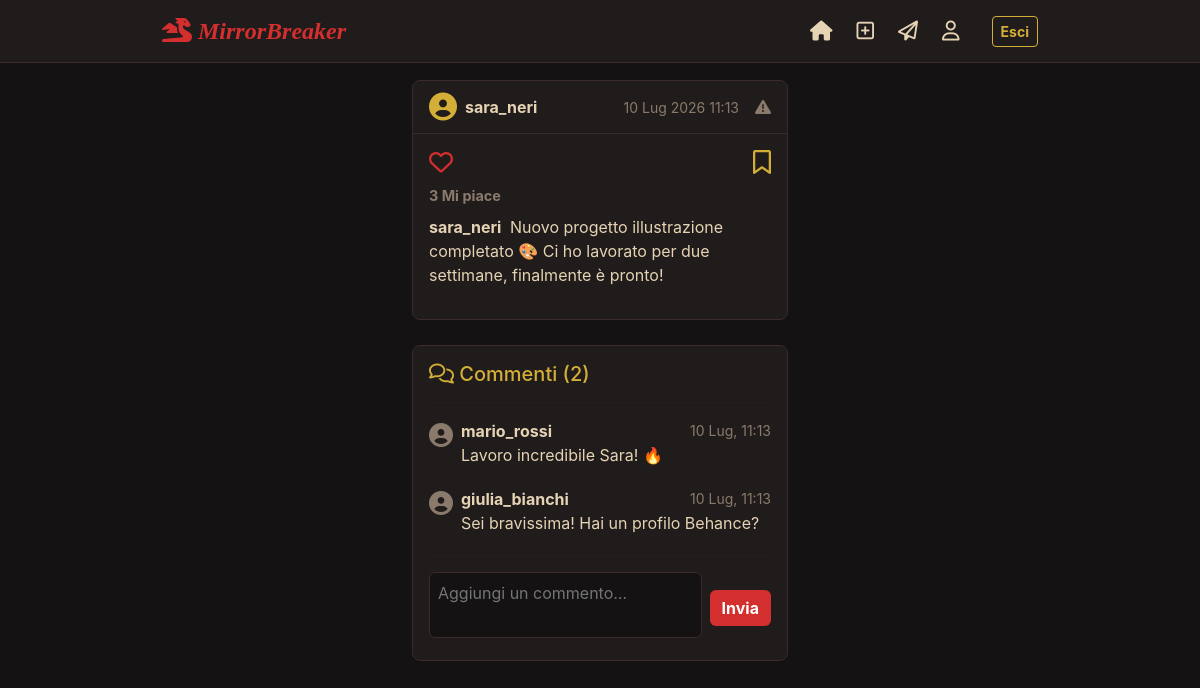
Page /posts/16/ (signed in) on the committed database.
### posts/models.py (models this page shows, shortened)
class Post(models.Model):
    autore         = models.ForeignKey(
        settings.AUTH_USER_MODEL,       # <-- mai importare CustomUser direttamente
        on_delete=models.CASCADE,
        related_name='posts',           # user.posts.all()
    )
    caption        = models.TextField(max_length=2200, blank=True)
    data_creazione = models.DateTimeField(default=timezone.now)
    aggiornato_il  = models.DateTimeField(auto_now=True)
    archiviato     = models.BooleanField(default=False)
    eliminato_da_moderatore = models.BooleanField(default=False)
    like       = models.ManyToManyField(settings.AUTH_USER_MODEL, related_name='post_con_like',  blank=True)
    salvati_da = models.ManyToManyField(settings.AUTH_USER_MODEL, related_name='post_salvati',   blank=True)
    class Meta:
        ordering = ['-data_creazione']
    @property
    def num_like(self):
        return self.like.count()
    @property
    def num_commenti(self):
        return self.commenti.filter(risposta_a__isnull=True).count()

class Commento(models.Model):
    post           = models.ForeignKey(Post, on_delete=models.CASCADE, related_name='commenti')
    autore         = models.ForeignKey(settings.AUTH_USER_MODEL, on_delete=models.CASCADE, related_name='commenti')
    testo          = models.TextField(max_length=1000)
    data_creazione = models.DateTimeField(default=timezone.now)
    risposta_a     = models.ForeignKey(
        'self', null=True, blank=True,
        on_delete=models.CASCADE, related_name='risposte',
    )
    like = models.ManyToManyField(settings.AUTH_USER_MODEL, related_name='commenti_con_like', blank=True)
    class Meta:
        ordering = ['data_creazione']

### users/models.py (models this page shows, shortened)
class CustomUser(AbstractUser):
    ROLE_CHOICES = (
        ('standard',  'Utente Standard'),
        ('moderator', 'Moderatore'),
    )
    ruolo = models.CharField(max_length=20, choices=ROLE_CHOICES, default='standard')
    immagine_profilo = models.ImageField(upload_to='avatars/', null=True, blank=True)
    bio              = models.TextField(max_length=500, blank=True)
    link_sito        = models.URLField(max_length=200, blank=True)
    data_nascita     = models.DateField(null=True, blank=True)
    account_privato  = models.BooleanField(default=False)
    is_banned        = models.BooleanField(default=False)   # gestito dal moderatore
    following = models.ManyToManyField(
        'self',
        symmetrical=False,
        related_name='followers',
        blank=True,
    )
    richieste_follow = models.ManyToManyField(
        'self',
        symmetrical=False,
        related_name='richieste_in_arrivo',
        blank=True,
    )
    @property
    def is_moderator(self):
        return self.ruolo == 'moderator'

### posts/views.py (the view)
# urls.py: path('<int:pk>/',                     views.dettaglio_post_view,              name='dettaglio'),
@login_required
def dettaglio_post_view(request, pk):
    post = get_object_or_404(Post, pk=pk, eliminato_da_moderatore=False)
    if (post.autore.account_privato
            and request.user not in post.autore.followers.all()
            and request.user != post.autore):
        return HttpResponseForbidden("Questo account è privato.")
    commento_form = CommentoForm()
    commenti_top  = post.commenti.filter(risposta_a__isnull=True).prefetch_related('risposte', 'like')
    return render(request, 'posts/dettaglio_post.html', {
        'post':          post,
        'commenti':      commenti_top,
        'commento_form': commento_form,
        'liked':         request.user in post.like.all(),
        'salvato':       request.user in post.salvati_da.all(),
    })

### posts/forms.py (shortened to what this page needs)
class CommentoForm(forms.ModelForm):
    class Meta:
        model  = Commento
        fields = ('testo',)
        widgets = {
            'testo': forms.Textarea(attrs={
                'rows': 2,
                'maxlength': 1000,
                'placeholder': 'Aggiungi un commento…',
            }),
        }

### templates/posts/dettaglio_post.html (shortened to what this page needs)
{% extends 'base.html' %}
{% load static %}
{% block content %}
<div class="row justify-content-center mt-4">
    <div class="col-md-10 col-lg-8">
        <div class="post-card">
            <div class="post-header d-flex justify-content-between align-items-center">
                <a href="{% url 'users:profilo' post.autore.username %}" class="d-flex align-items-center text-decoration-none">
                    <i class="fa-solid fa-circle-user fs-3 me-2" style="color: var(--kiki-gold);"></i>
                    <span class="fw-bold">{{ post.autore.username }}</span>
                </a>
                <div class="d-flex align-items-center gap-3">
                    <small class="text-muted">{{ post.data_creazione|date:"d M Y H:i" }}</small>
                    <a href="{% url 'posts:segnala_post' post.pk %}" class="text-muted" title="Segnala Post">
                        <i class="fa-solid fa-triangle-exclamation"></i>
                    </a>
                </div>
            </div>
            <div class="p-3">
                <div class="d-flex justify-content-between mb-2">
                    <div class="d-flex gap-3">
                        <form action="{% url 'posts:toggle_like' post.pk %}" method="POST" class="d-inline">
                            <button type="submit" class="btn p-0 border-0 bg-transparent shadow-none" style="color: var(--kiki-red);">
                                {% if liked %}
                                    <i class="fa-solid fa-heart fs-4"></i>
                                {% else %}
                                    <i class="fa-regular fa-heart fs-4"></i>
                                {% endif %}
                            </button>
                        </form>
                    </div>
                    <form action="{% url 'posts:toggle_salva' post.pk %}" method="POST" class="d-inline">
                        <button type="submit" class="btn p-0 border-0 bg-transparent shadow-none" style="color: var(--kiki-gold);">
                            {% if salvato %}
                                <i class="fa-solid fa-bookmark fs-4"></i>
                            {% else %}
                                <i class="fa-regular fa-bookmark fs-4"></i>
                            {% endif %}
                        </button>
                    </form>
                </div>
                <div class="fw-bold mb-2 text-muted" style="font-size: 0.9rem;">
                    {{ post.num_like }} Mi piace
                </div>
                <div class="mb-3">
                    <a href="{% url 'users:profilo' post.autore.username %}" class="fw-bold text-decoration-none me-1" style="color: var(--kiki-text-main);">{{ post.autore.username }}</a>
                    <span>{{ post.caption }}</span>
                </div>
            </div>
        </div>
        <div class="post-card p-3 mt-4">
            <h5 style="color: var(--kiki-gold);"><i class="fa-regular fa-comments"></i> Commenti ({{ post.num_commenti }})</h5>
            <hr style="border-color: var(--kiki-border);">
            {% for commento in commenti %}
                <div class="d-flex mb-3">
                    <i class="fa-solid fa-circle-user fs-4 me-2 mt-1" style="color: var(--kiki-text-muted);"></i>
                    <div class="flex-grow-1">
                        <div class="d-flex justify-content-between align-items-center">
                            <a href="#" class="fw-bold text-decoration-none" style="color: var(--kiki-text-main);">{{ commento.autore.username }}</a>
                            <small class="text-muted">{{ commento.data_creazione|date:"d M, H:i" }}</small>
                        </div>
                        <p class="mb-1">{{ commento.testo }}</p>
                    </div>
                </div>
            {% empty %}
                <p class="text-muted text-center my-4">Nessun commento ancora. Scrivi il primo!</p>
            {% endfor %}
            <hr style="border-color: var(--kiki-border);">
            <form method="POST" action="{% url 'posts:aggiungi_commento' post.pk %}">
                <div class="d-flex align-items-center gap-2">
                    <div class="flex-grow-1">
                        {{ commento_form.testo }}
                    </div>
                    <button type="submit" class="btn btn-kiki">Invia</button>
                </div>
            </form>
        </div>
    </div>
</div>
{% endblock %}

### static/css/style.css (style rules this page uses)
:root { --kiki-bg: #141212; --kiki-card-bg: #211c1c; --kiki-red: #d32f2f; --kiki-red-dark: #8c1d1d; --kiki-gold: #d4af37; --kiki-text-main: #e5d3b3; --kiki-text-muted: #8a7a6b; --kiki-border: #3b2a2a; }
body { background-color: var(--kiki-bg); color: var(--kiki-text-main); font-family: -apple-system, BlinkMacSystemFont, "Segoe UI", Roboto, Helvetica, Arial, sans-serif; }
.post-card { background-color: var(--kiki-card-bg); border: 1px solid var(--kiki-border); border-radius: 8px; margin-bottom: 25px; }
.post-header { border-bottom: 1px solid var(--kiki-border); padding: 12px 16px; }
.post-header a { color: var(--kiki-text-main); text-decoration: none; font-weight: bold; }
.btn-kiki { background-color: var(--kiki-red); color: #fff; border: none; border-radius: 6px; font-weight: bold; }
.text-muted { color: var(--kiki-text-muted) !important; }

### templates/posts/dettaglio_post.html (style rules this page uses)
textarea { width: 100%; background-color: var(--kiki-bg); color: var(--kiki-text-main); border: 1px solid var(--kiki-border); border-radius: 6px; padding: 8px; resize: none; }

### rows in the picture
Post: autore.username "sara_neri", data_creazione "10 Lug 2026 11:13", num_like "3", caption "Nuovo progetto illustrazione completato 🎨 Ci ho lavorato per due settimane, finalmente è pronto!", num_commenti "2"
Commento: autore.username "mario_rossi", data_creazione "10 Lug, 11:13", testo "Lavoro incredibile Sara! 🔥"
Commento: autore.username "giulia_bianchi", data_creazione "10 Lug, 11:13", testo "Sei bravissima! Hai un profilo Behance?"
